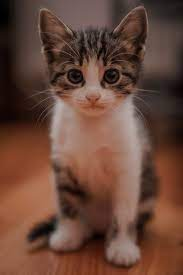
#> input picture 1.jpg, 183 x 275 px
$ python 5.py
#> lines starting #> are read from the running program, lines starting #| are printed output that depends on the picture; after the words box and inside, x2 and y2 are one past the last pixel; in counts of white or black regions, pixels touching at a corner belong together
#5. BINARY IMAGE CONVERSION(HIGH CONTRAST)
import cv2
img = cv2.imread('1.jpg',0)
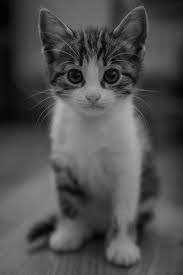
#> img: shape (275, 183); min 0, max 178, mean 79.3
cv2.imshow('Grayscale',img)
cv2.waitKey(5000)

ret,binary = cv2.threshold(img,127,255,cv2.THRESH_BINARY)
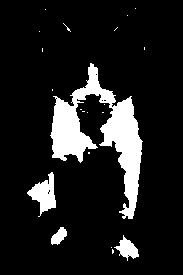
#> binary: shape (275, 183); 11.9% white; 21 white regions (17 under 20 px), largest, box (x1, y1, x2, y2) and area: (50, 63, 143, 219) 4863, (27, 172, 56, 217) 623, (114, 235, 139, 261) 301, (51, 227, 67, 245) 173

cv2.imshow('BINARY IMAGE',binary)
cv2.waitKey(0)
cv2.destroyAllWindows()
